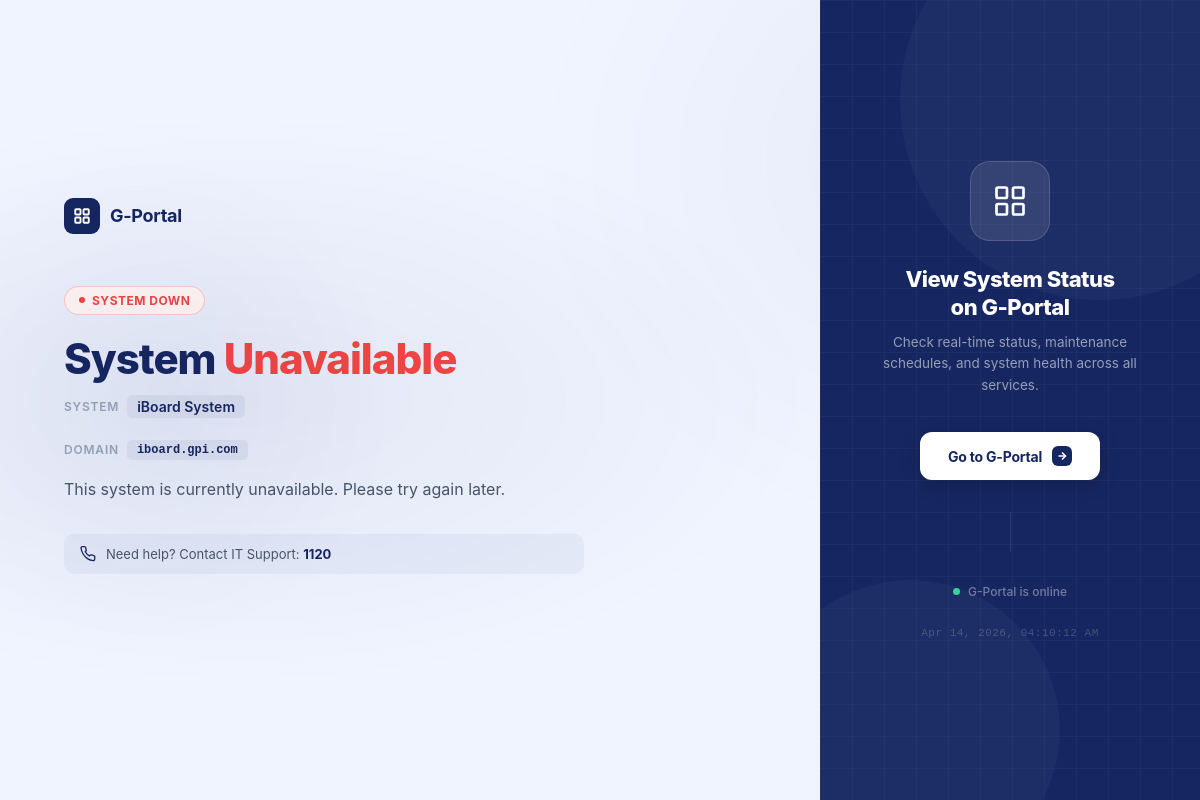
Page /pages/error_page.php?system_id=3 on the committed database.
### tables this page shows
CREATE TABLE `systems` (
  `id` int(10) UNSIGNED NOT NULL,
  `name` varchar(255) NOT NULL,
  `category` varchar(100) NOT NULL DEFAULT 'Direct',
  `domain` varchar(255) NOT NULL,
  `network_type` varchar(5) NOT NULL DEFAULT 'https',
  `japanese_domain` varchar(255) DEFAULT NULL,
  `badge_url` varchar(500) DEFAULT NULL,
  `logo` varchar(255) DEFAULT NULL,
  `description` varchar(1000) DEFAULT NULL COMMENT 'System description (max 1000 chars)',
  `japanese_description` text DEFAULT NULL,
  `contact_number` varchar(50) DEFAULT '123',
  `status` enum('online','offline','maintenance','down','archived') DEFAULT 'online',
  `created_at` timestamp NOT NULL DEFAULT current_timestamp(),
  `updated_at` timestamp NOT NULL DEFAULT current_timestamp() ON UPDATE current_timestamp(),
  `exclude_health_check` tinyint(1) NOT NULL DEFAULT 0 COMMENT '1 = skip this system during automated health checks'
);

### pages/error_page.php (the view, shortened to what this page needs)
<?php
$type     = trim($_GET['type']       ?? '503');
$domain   = trim($_GET['domain']     ?? '');
$systemId = intval($_GET['system_id'] ?? 0);
$from     = trim($_GET['from'] ?? 'viewer');
$backUrl  = ($from === 'dashboard') ? 'dashboard.php' : 'viewer.php';
$backLabel = ($from === 'dashboard') ? 'Go to Dashboard' : 'Go to G-Portal';
$systemInfo      = null;
$conn = getDBConnection();
if ($systemId > 0) {
    $stmt = $conn->prepare("SELECT id, name, domain, contact_number, status FROM systems WHERE id = ? LIMIT 1");
    $stmt->bind_param("i", $systemId);
    $stmt->execute();
    $systemInfo = $stmt->get_result()->fetch_assoc();
} elseif (!empty($domain)) {
    $stmt = $conn->prepare("SELECT id, name, domain, contact_number, status FROM systems WHERE domain = ? LIMIT 1");
    $stmt->bind_param("s", $domain);
    $stmt->execute();
    $systemInfo = $stmt->get_result()->fetch_assoc();
    $stmt->close();
}
if ($systemInfo) {
    $systemId = $systemInfo['id'];
    $stmt = $conn->prepare("
        SELECT title, description, start_datetime, end_datetime, status
        FROM maintenance_schedules
        WHERE system_id = ?
          AND status IN ('Scheduled', 'In Progress')
          AND deleted_from_calendar = 0
        ORDER BY start_datetime ASC
        LIMIT 1
    ");
    $stmt->bind_param("i", $systemId);
    $stmt->execute();
    $maintenanceInfo = $stmt->get_result()->fetch_assoc();
    if (in_array($type, ['503', 'down', 'maintenance'])) {
        if ($systemInfo['status'] === 'maintenance' || $maintenanceInfo) {
            $type = 'maintenance';
        } elseif (in_array($systemInfo['status'], ['down', 'offline'])) {
            $type = 'down';
        }
    }
}
$errors = [
    '404' => [
        'code'    => '404',
        'label'   => 'Not Found',
        'title'   => 'Page Not Found',
        'message' => 'The page you\'re looking for doesn\'t exist or has been moved.',
        'color'   => '#6366f1',
        'bg'      => '#EEF2FF',
        'icon'    => 'search',
    ],
    '403' => [
        'code'    => '403',
        'label'   => 'Forbidden',
        'title'   => 'Access Denied',
        'message' => 'You don\'t have permission to access this page.',
        'color'   => '#f59e0b',
        'bg'      => '#FFFBEB',
        'icon'    => 'lock',
    ],
    '500' => [
        'code'    => '500',
        'label'   => 'Server Error',
        'title'   => 'Internal Server Error',
        'message' => 'Something went wrong on our end. Our team has been notified.',
        'color'   => '#ef4444',
        'bg'      => '#FEF2F2',
        'icon'    => 'alert',
    ],
    'down' => [
        'code'    => '',
        'label'   => 'System Down',
        'title'   => 'System Unavailable',
        'message' => 'This system is currently unavailable. Please try again later.',
        'color'   => '#ef4444',
        'bg'      => '#FEF2F2',
        'icon'    => 'offline',
    ],
    'maintenance' => [
        'code'    => '',
        'label'   => 'Under Maintenance',
        'title'   => 'System Under Maintenance',
        'message' => 'This system is currently undergoing scheduled maintenance.',
        'color'   => '#f59e0b',
        'bg'      => '#FFFBEB',
        'icon'    => 'maintenance',
    ],
    'offline' => [
        'code'    => '',
        'label'   => 'Offline',
        'title'   => 'System Offline',
        'message' => 'This system is currently offline.',
        'color'   => '#6b7280',
        'bg'      => '#F9FAFB',
        'icon'    => 'offline',
    ],
];
$errorConfig = $errors[$type] ?? [
    'code'    => '503',
    'label'   => 'Unavailable',
    'title'   => 'Service Unavailable',
    'message' => 'This service is temporarily unavailable. Please try again later.',
    'color'   => '#ef4444',
    'bg'      => '#FEF2F2',
    'icon'    => 'alert',
];
$systemName    = $systemInfo['name']           ?? ($domain ?: 'This System');
$displayDomain = trim($_GET['display_domain'] ?? '');
$systemDomain  = !empty($displayDomain) ? $displayDomain : ($systemInfo['domain'] ?? ($domain ?: '—'));
$contactNumber = $systemInfo['contact_number'] ?? null;
?>
<!DOCTYPE html>
<html lang="en">
<head>
    <link rel="stylesheet" href="../assets/css/error_page.css">
</head>
<body>
<div class="page">
    <div class="left-panel">
        <div class="gportal-mark">
            <div class="gportal-mark-icon">
            </div>
            <span class="gportal-mark-text">G-Portal</span>
        </div>
        <div class="error-badge">
            <span class="error-badge-dot"></span>
            <?= htmlspecialchars($errorConfig['label']) ?>
        </div>
        <h1 class="error-heading">
            <?php
                $words = explode(' ', $errorConfig['title']);
                $last  = array_pop($words);
                echo implode(' ', $words) . ' <span>' . htmlspecialchars($last) . '</span>';
            ?>
        </h1>
        <div class="system-name-row">
            <span class="system-name-label">System</span>
            <span class="system-name-value"><?= htmlspecialchars($systemName) ?></span>
        </div>
        <div class="system-name-row" style="margin-top: 6px;">
            <span class="system-name-label">Domain</span>
            <span class="system-name-value" style="font-size: 12px; font-family: 'Consolas', 'Courier New', monospace;">
                <?= htmlspecialchars($systemDomain) ?>
            </span>
        </div>
        <p class="error-message"><?= htmlspecialchars($errorConfig['message']) ?></p>
        <?php if ($contactNumber): ?>
        <div class="contact-row">
            <span class="contact-row-text">
                Need help? Contact IT Support: <strong><?= htmlspecialchars($contactNumber) ?></strong>
            </span>
        </div>
        <?php endif; ?>
    </div>
    <div class="right-panel">
        <div class="right-panel-grid"></div>
        <div class="right-content">
            <div class="right-icon-wrap">
            </div>
            <h2 class="right-heading">View System Status<br>on G-Portal</h2>
            <p class="right-sub">Check real-time status, maintenance schedules, and system health across all services.</p>
            <a href="<?= htmlspecialchars($backUrl) ?>" class="cta-btn">
                <?= htmlspecialchars($backLabel) ?>
                <span class="cta-btn-arrow">
                    <svg width="12" height="12" viewBox="0 0 24 24" fill="none" stroke="currentColor" stroke-width="3">
                        <line x1="5" y1="12" x2="19" y2="12"></line>
                        <polyline points="12 5 19 12 12 19"></polyline>
                    </svg>
                </span>
            </a>
            <div class="status-indicator">
                <span class="status-dot-live"></span>
                G-Portal is online
            </div>
            <div class="right-timestamp" id="timestamp"></div>
        </div>
    </div>
</div>
</body>
</html>

### rows in the picture
systems: status "SYSTEM DOWN", name "iBoard System", domain "iboard.gpi.com", status "This system is currently unavailable. Please try again later.", contact_number "1120"

### other values in the picture
implode(' ', $words) "System"
$last "Unavailable"
$backLabel "Go to G-Portal"
